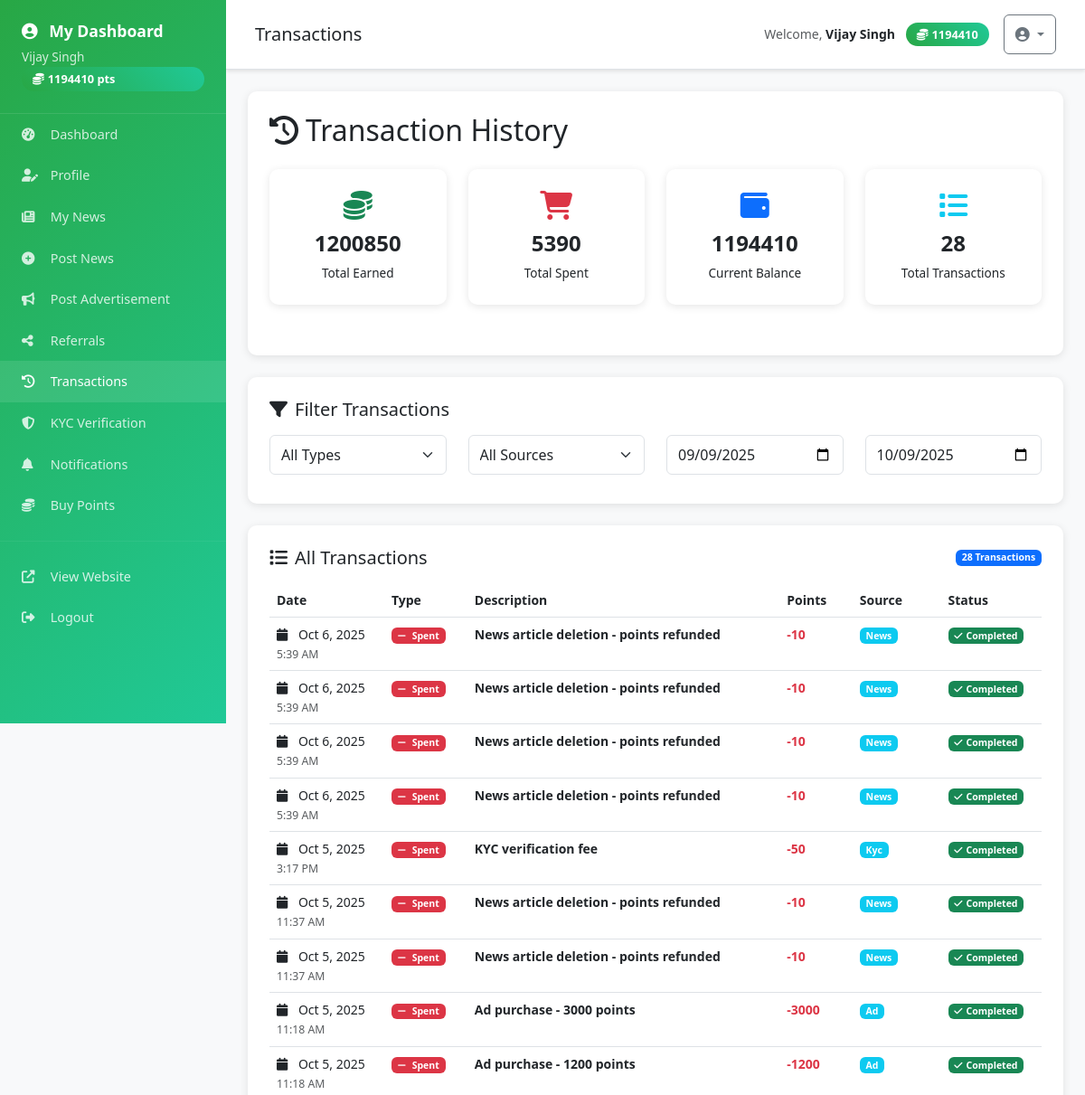
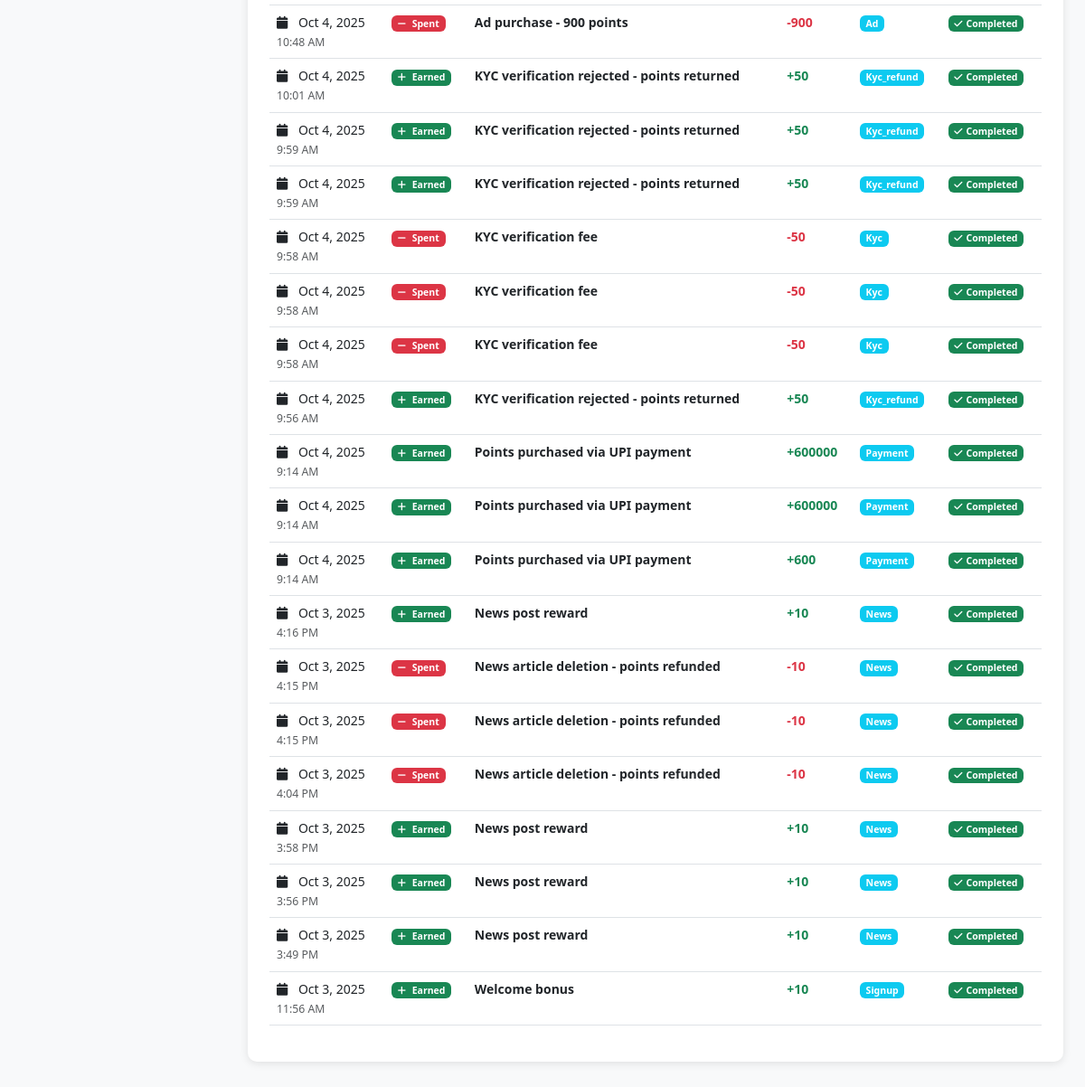
Screenshot of /pages/user/transactions.php (signed in) with the database file from the repository (2 pictures, top to bottom).
### tables this page shows
CREATE TABLE `users` (
  `id` int NOT NULL AUTO_INCREMENT,
  `username` varchar(50) NOT NULL,
  `email` varchar(100) NOT NULL,
  `password` varchar(255) NOT NULL,
  `full_name` varchar(100) NOT NULL,
  `phone` varchar(20) DEFAULT NULL,
  `city` varchar(50) DEFAULT NULL,
  `referral_code` varchar(20) DEFAULT NULL,
  `referred_by` varchar(20) DEFAULT NULL,
  `points` int DEFAULT '0',
  `is_admin` tinyint(1) DEFAULT '0',
  `is_active` tinyint(1) DEFAULT '1',
  `email_verified` tinyint(1) DEFAULT '0',
  `created_at` timestamp NULL DEFAULT CURRENT_TIMESTAMP,
  `updated_at` timestamp NULL DEFAULT CURRENT_TIMESTAMP ON UPDATE CURRENT_TIMESTAMP,
  `is_verified` tinyint(1) DEFAULT '0',
  `kyc_status` enum('pending','approved','rejected') DEFAULT 'pending',
  `kyc_document` varchar(255) DEFAULT NULL,
  `verification_points_spent` int DEFAULT '0',
  `total_earned_points` int DEFAULT '0',
  `total_spent_points` int DEFAULT '0',
  `last_login` timestamp NULL DEFAULT NULL,
  `profile_image` varchar(255) DEFAULT NULL,
  `bio` text,
  `social_links` json DEFAULT NULL,
  PRIMARY KEY (`id`),
  UNIQUE KEY `username` (`username`),
  UNIQUE KEY `email` (`email`),
  UNIQUE KEY `referral_code` (`referral_code`)
);

CREATE TABLE `user_transactions` (
  `id` int NOT NULL AUTO_INCREMENT,
  `user_id` int NOT NULL,
  `transaction_type` enum('earned','spent','purchased','bonus','refund') NOT NULL,
  `points` int NOT NULL,
  `description` varchar(255) NOT NULL,
  `reference_type` varchar(50) DEFAULT NULL,
  `reference_id` int DEFAULT NULL,
  `status` enum('pending','completed','failed','cancelled') DEFAULT 'completed',
  `created_at` timestamp NULL DEFAULT CURRENT_TIMESTAMP,
  PRIMARY KEY (`id`),
  KEY `user_id` (`user_id`),
  CONSTRAINT `user_transactions_ibfk_1` FOREIGN KEY (`user_id`) REFERENCES `users` (`id`)
);

### src/services/Database.php (called while the page is built, shortened)
<?php
class Database {
    private static $instance = null;
    private $connection;
    private $config;
    private function __construct() {
        $this->config = require __DIR__ . '/../../config/app.php';
    }
    public static function getInstance() {
        if (self::$instance === null) {
            self::$instance = new self();
        }
        return self::$instance;
    }
    private function connect() {
        try {
            $db = $this->config['database'];
            $dsn = "mysql:host={$db['host']};dbname={$db['database']};charset=utf8mb4";
            $this->connection = new PDO($dsn, $db['username'], $db['password'], [
                PDO::ATTR_ERRMODE => PDO::ERRMODE_EXCEPTION,
                PDO::ATTR_DEFAULT_FETCH_MODE => PDO::FETCH_ASSOC,
                PDO::ATTR_EMULATE_PREPARES => false
            ]);
        } catch (PDOException $e) {
            throw new \Exception("Database connection failed: " . $e->getMessage());
        }
    }
    public function query($sql, $params = []) {
        try {
            $stmt = $this->connection->prepare($sql);
            $stmt->execute($params);
            return $stmt;
        } catch (PDOException $e) {
            throw new \Exception("Query failed: " . $e->getMessage());
        }
    }
    public function fetch($sql, $params = []) {
        return $this->query($sql, $params)->fetch();
    }
    public function fetchAll($sql, $params = []) {
        return $this->query($sql, $params)->fetchAll();
    }
}
?>

### bootstrap-fixed.php (called while the page is built, shortened)
<?php
require_once SRC_PATH . '/services/Config.php';
require_once SRC_PATH . '/services/Database.php';
require_once SRC_PATH . '/models/User.php';
$config = require CONFIG_PATH . '/app.php';
function session($key = null, $value = null) {
    return $_SESSION[$key] ?? null;
}
?>

### src/models/User.php (called while the page is built, shortened)
<?php
class User {
    private $db;
    public function __construct() {
        $this->db = Database::getInstance();
    }
    public function findById($id) {
        return $this->db->fetch("SELECT * FROM users WHERE id = ?", [$id]);
    }
    public function getTransactions($id, $limit = 20) {
        return $this->db->fetchAll("
            SELECT * FROM user_transactions
            WHERE user_id = ?
            ORDER BY created_at DESC
            LIMIT ?
        ", [$id, $limit]);
    }
}
?>

### config/app.php (called while the page is built, shortened)
<?php
if (!function_exists('getAppUrl')) {
    function getAppUrl() {
        $protocol = (!empty($_SERVER['HTTPS']) && $_SERVER['HTTPS'] !== 'off') ? 'https' : 'http';
        $host = $_SERVER['HTTP_HOST'] ?? 'localhost:8080';
        return $protocol . '://' . $host;
    }
}
if (!function_exists('getEnvironment')) {
    function getEnvironment() {
        $host = $_SERVER['HTTP_HOST'] ?? 'localhost';
        if (strpos($host, 'localhost') !== false || strpos($host, '127.0.0.1') !== false || strpos($host, '192.168.') !== false) {
            return 'development';
        } elseif (strpos($host, 'staging') !== false) {
            return 'staging';
        } elseif (strpos($host, 'skyablyitsolution.com') !== false) {
            return 'production';
        } else {
            return 'production';
        }
    }
}
$environment = getEnvironment();
$appUrl = getAppUrl();
?>

### pages/user/transactions.php (the view, shortened to what this page needs)
<?php
require_once __DIR__ . '/../../bootstrap-fixed.php';
include APP_PATH . '/views/layouts/user-header.php';
$userModel = new User();
$userId = session('user_id');
$user = $userModel->findById($userId);
$transactions = $userModel->getTransactions($userId, 50);
$totalEarned = 0;
$totalSpent = 0;
foreach ($transactions as $transaction) {
    if ($transaction['transaction_type'] === 'earned') {
        $totalEarned += $transaction['points'];
    } else {
        $totalSpent += $transaction['points'];
    }
}
?>
<div class="dashboard-card mb-4">
    <h2 class="mb-4">
        <i class="fas fa-history me-2"></i>Transaction History
    </h2>
    <div class="row">
        <div class="col-md-3 mb-3">
            <div class="stats-card">
                <i class="fas fa-coins text-success"></i>
                <h4><?php echo $totalEarned; ?></h4>
                <p>Total Earned</p>
            </div>
        </div>
        <div class="col-md-3 mb-3">
            <div class="stats-card">
                <i class="fas fa-shopping-cart text-danger"></i>
                <h4><?php echo $totalSpent; ?></h4>
                <p>Total Spent</p>
            </div>
        </div>
        <div class="col-md-3 mb-3">
            <div class="stats-card">
                <i class="fas fa-wallet text-primary"></i>
                <h4><?php echo $user['points']; ?></h4>
                <p>Current Balance</p>
            </div>
        </div>
        <div class="col-md-3 mb-3">
            <div class="stats-card">
                <i class="fas fa-list text-info"></i>
                <h4><?php echo count($transactions); ?></h4>
                <p>Total Transactions</p>
            </div>
        </div>
    </div>
</div>
<div class="dashboard-card mb-4">
    <h5 class="mb-3">
        <i class="fas fa-filter me-2"></i>Filter Transactions
    </h5>
    <div class="row">
        <div class="col-md-3 mb-2">
            <select class="form-select" id="typeFilter" onchange="filterTransactions()">
                <option value="">All Types</option>
            </select>
        </div>
        <div class="col-md-3 mb-2">
            <select class="form-select" id="referenceFilter" onchange="filterTransactions()">
                <option value="">All Sources</option>
            </select>
        </div>
        <div class="col-md-3 mb-2">
            <input type="date" class="form-control" id="dateFrom" onchange="filterTransactions()" placeholder="From Date">
        </div>
        <div class="col-md-3 mb-2">
            <input type="date" class="form-control" id="dateTo" onchange="filterTransactions()" placeholder="To Date">
        </div>
    </div>
</div>
<div class="dashboard-card">
    <div class="d-flex justify-content-between align-items-center mb-3">
        <h5 class="mb-0">
            <i class="fas fa-list me-2"></i>All Transactions
        </h5>
        <span class="badge bg-primary" id="transactionCount"><?php echo count($transactions); ?> Transactions</span>
    </div>
    <?php if (empty($transactions)): ?>
        <div class="text-center py-5">
            <i class="fas fa-receipt fa-3x text-muted mb-3"></i>
            <h6 class="text-muted">No transactions yet</h6>
            <p class="text-muted">Your transaction history will appear here.</p>
        </div>
    <?php else: ?>
        <div class="table-responsive">
            <table class="table table-hover" id="transactionsTable">
                <thead>
                    <tr>
                        <th>Date</th>
                        <th>Type</th>
                        <th>Description</th>
                        <th>Points</th>
                        <th>Source</th>
                        <th>Status</th>
                    </tr>
                </thead>
                <tbody>
                    <?php foreach ($transactions as $transaction): ?>
                        <tr class="transaction-row"
                            data-type="<?php echo $transaction['transaction_type']; ?>"
                            data-reference="<?php echo $transaction['reference_type']; ?>"
                            data-date="<?php echo date('Y-m-d', strtotime($transaction['created_at'])); ?>">
                            <td>
                                <i class="fas fa-calendar me-2"></i>
                                <?php echo date('M j, Y', strtotime($transaction['created_at'])); ?>
                                <br>
                                <small class="text-muted"><?php echo date('g:i A', strtotime($transaction['created_at'])); ?></small>
                            </td>
                            <td>
                                <span class="badge bg-<?php echo $transaction['transaction_type'] === 'earned' ? 'success' : 'danger'; ?>">
                                    <i class="fas fa-<?php echo $transaction['transaction_type'] === 'earned' ? 'plus' : 'minus'; ?> me-1"></i>
                                    <?php echo ucfirst($transaction['transaction_type']); ?>
                                </span>
                            </td>
                            <td>
                                <strong><?php echo htmlspecialchars($transaction['description']); ?></strong>
                            </td>
                            <td>
                                <span class="fw-bold text-<?php echo $transaction['transaction_type'] === 'earned' ? 'success' : 'danger'; ?>">
                                    <?php echo $transaction['transaction_type'] === 'earned' ? '+' : '-'; ?><?php echo $transaction['points']; ?>
                                </span>
                            </td>
                            <td>
                                <?php if ($transaction['reference_type']): ?>
                                    <span class="badge bg-info">
                                        <?php echo ucfirst($transaction['reference_type']); ?>
                                    </span>
                                <?php else: ?>
                                    <span class="text-muted">-</span>
                                <?php endif; ?>
                            </td>
                            <td>
                                <span class="badge bg-success">
                                    <i class="fas fa-check me-1"></i>Completed
                                </span>
                            </td>
                        </tr>
                    <?php endforeach; ?>
                </tbody>
            </table>
        </div>
    <?php endif; ?>
</div>
<?php include APP_PATH . '/views/layouts/user-footer.php'; ?>

### app/views/layouts/user-header.php (style rules this page uses)
body { background-color: #f8f9fa; font-size: 14px; -webkit-text-size-adjust: 100%; -webkit-tap-highlight-color: transparent; -webkit-touch-callout: none; -webkit-user-select: none; -moz-user-select: none; -ms-user-select: none; user-select: none; }
* { -webkit-tap-highlight-color: transparent; }
input, textarea, select { -webkit-user-select: text; -moz-user-select: text; -ms-user-select: text; user-select: text; }
input[type="text"], input[type="email"], input[type="password"], input[type="number"], input[type="tel"], input[type="url"], textarea, select { font-size: 16px !important; }
.btn, .nav-link, .form-control, .form-select { min-height: 44px; touch-action: manipulation; }
html, body { overflow-x: hidden; width: 100%; }
.stats-card { background: white; border-radius: 10px; padding: 1.5rem; text-align: center; box-shadow: 0 2px 10px rgba(0,0,0,0.1); transition: transform 0.3s; margin-bottom: 1rem; }
.stats-card i { font-size: 2rem; margin-bottom: 0.75rem; }
.stats-card h4 { font-size: 1.5rem; font-weight: bold; margin-bottom: 0.5rem; }
.stats-card p { font-size: 0.85rem; margin: 0; }
.dashboard-card { background: white; border-radius: 10px; padding: 1.5rem; margin-bottom: 1.5rem; box-shadow: 0 2px 10px rgba(0,0,0,0.1); }

### rows the page displays
users: points "1194410"
user_transactions: created_at "Oct 6, 2025", created_at "5:39 AM", transaction_type "Spent", description "News article deletion - points refunded", points "10", reference_type "News"
user_transactions: created_at "Oct 6, 2025", created_at "5:39 AM", transaction_type "Spent", description "News article deletion - points refunded", points "10", reference_type "News"
user_transactions: created_at "Oct 6, 2025", created_at "5:39 AM", transaction_type "Spent", description "News article deletion - points refunded", points "10", reference_type "News"
user_transactions: created_at "Oct 6, 2025", created_at "5:39 AM", transaction_type "Spent", description "News article deletion - points refunded", points "10", reference_type "News"
user_transactions: created_at "Oct 5, 2025", created_at "3:17 PM", transaction_type "Spent", description "KYC verification fee", points "50", reference_type "Kyc"
user_transactions: created_at "Oct 5, 2025", created_at "11:37 AM", transaction_type "Spent", description "News article deletion - points refunded", points "10", reference_type "News"
user_transactions: created_at "Oct 5, 2025", created_at "11:37 AM", transaction_type "Spent", description "News article deletion - points refunded", points "10", reference_type "News"
user_transactions: created_at "Oct 5, 2025", created_at "11:18 AM", transaction_type "Spent", description "Ad purchase - 3000 points", points "3000", reference_type "Ad"
user_transactions: created_at "Oct 5, 2025", created_at "11:18 AM", transaction_type "Spent", description "Ad purchase - 1200 points", points "1200", reference_type "Ad"
user_transactions: created_at "Oct 4, 2025", created_at "10:48 AM", transaction_type "Spent", description "Ad purchase - 900 points", points "900", reference_type "Ad"
user_transactions: created_at "Oct 4, 2025", created_at "10:01 AM", transaction_type "Earned", description "KYC verification rejected - points returned", points "50", reference_type "Kyc_refund"
user_transactions: created_at "Oct 4, 2025", created_at "9:59 AM", transaction_type "Earned", description "KYC verification rejected - points returned", points "50", reference_type "Kyc_refund"
user_transactions: created_at "Oct 4, 2025", created_at "9:59 AM", transaction_type "Earned", description "KYC verification rejected - points returned", points "50", reference_type "Kyc_refund"
user_transactions: created_at "Oct 4, 2025", created_at "9:58 AM", transaction_type "Spent", description "KYC verification fee", points "50", reference_type "Kyc"
user_transactions: created_at "Oct 4, 2025", created_at "9:58 AM", transaction_type "Spent", description "KYC verification fee", points "50", reference_type "Kyc"
user_transactions: created_at "Oct 4, 2025", created_at "9:58 AM", transaction_type "Spent", description "KYC verification fee", points "50", reference_type "Kyc"
user_transactions: created_at "Oct 4, 2025", created_at "9:56 AM", transaction_type "Earned", description "KYC verification rejected - points returned", points "50", reference_type "Kyc_refund"
user_transactions: created_at "Oct 4, 2025", created_at "9:14 AM", transaction_type "Earned", description "Points purchased via UPI payment", points "600000", reference_type "Payment"
user_transactions: created_at "Oct 4, 2025", created_at "9:14 AM", transaction_type "Earned", description "Points purchased via UPI payment", points "600000", reference_type "Payment"
user_transactions: created_at "Oct 4, 2025", created_at "9:14 AM", transaction_type "Earned", description "Points purchased via UPI payment", points "600", reference_type "Payment"
user_transactions: created_at "Oct 3, 2025", created_at "4:16 PM", transaction_type "Earned", description "News post reward", points "10", reference_type "News"
user_transactions: created_at "Oct 3, 2025", created_at "4:15 PM", transaction_type "Spent", description "News article deletion - points refunded", points "10", reference_type "News"
user_transactions: created_at "Oct 3, 2025", created_at "4:15 PM", transaction_type "Spent", description "News article deletion - points refunded", points "10", reference_type "News"
user_transactions: created_at "Oct 3, 2025", created_at "4:04 PM", transaction_type "Spent", description "News article deletion - points refunded", points "10", reference_type "News"
user_transactions: created_at "Oct 3, 2025", created_at "3:58 PM", transaction_type "Earned", description "News post reward", points "10", reference_type "News"
user_transactions: created_at "Oct 3, 2025", created_at "3:56 PM", transaction_type "Earned", description "News post reward", points "10", reference_type "News"
user_transactions: created_at "Oct 3, 2025", created_at "3:49 PM", transaction_type "Earned", description "News post reward", points "10", reference_type "News"
user_transactions: created_at "Oct 3, 2025", created_at "11:56 AM", transaction_type "Earned", description "Welcome bonus", points "10", reference_type "Signup"

### other values shown
session('full_name') "Vijay Singh"
session('points') "1194410"
$page_title "Transactions"
$totalEarned "1200850"
$totalSpent "5390"
count($transactions) "28"
